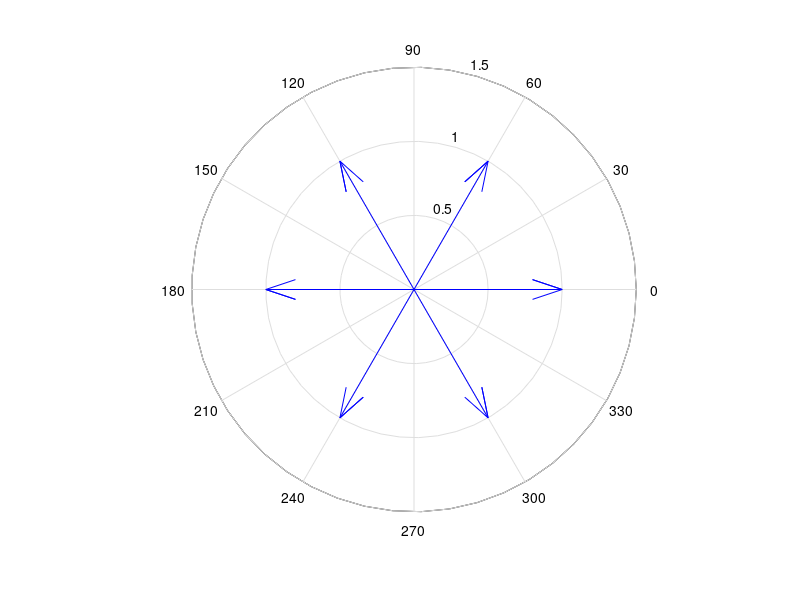
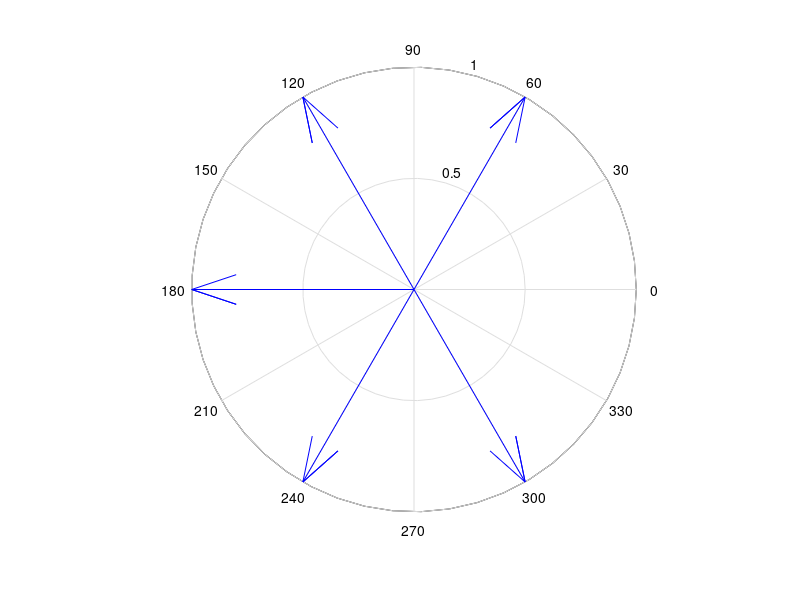
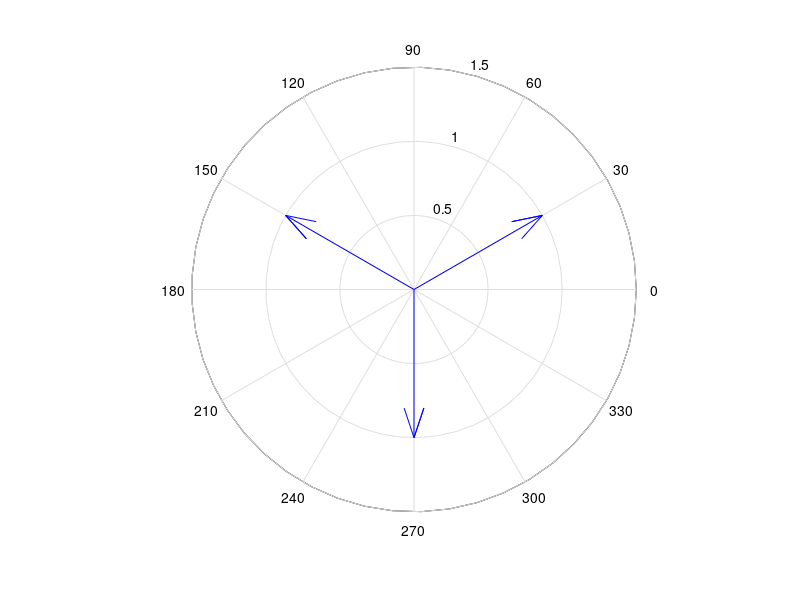

MATLAB code to generate these figures, in order:
clc;
clear;

% Aufgabe 1

zp = [4 0 0 0 -4];
np1 = [1 -2];
np2 = [1 2];
np = conv(np1, np2);
r = roots(zp);

[qp, rp] = deconv(zp, np);
[z xP g] = residue(rp, np);

printf("Nennerpolynom: "), polyout(np, "x")
printf("Nullstellen  Zaehlerpolynom: "), r
printf("Zerlegung zp/np in gebrochenrationale Funktion: "), polyout(qp, "x")
printf("Restanteil Zaehler: "), rp
printf("Restanteil Nenner: "), np
printf("Zaehler der Partialbrueche: "), z
printf("Polstellen der Partialbrueche: "), xP

% Aufgabe 2

% Aufgabe A-C können nur durch Partinalbrüche gelöst werden, da Nennerpolynom kleiner als Zählerpolynom
% Aufgabe D Hier ist das Nennerpolynoms höheren gGerades. Die Partinalbrüche werden wieder ausgerechnet und g gibt das ergebnis der Polynomdivision an

zpA = [2];
npA = [1 0 -1];
printf("Aufgabe a\n"); 
[z xP g] = residue(zpA, npA);
printf("Zaehler der Partialbrueche: "), z
printf("Polstellen der Partialbrueche: "), xP

zpB = [2 3];
npB = [1 3 2];
printf("Aufgabe b\n"); 
[z xP g] = residue(zpB, npB);
printf("Zaehler der Partialbrueche: "), z
printf("Polstellen der Partialbrueche: "), xP

zpC = [1 1 1 2];
npC = [1 0 3 0 2];
printf("Aufgabe c\n"); 
[z xP g] = residue(zpC, npC);
printf("Zaehler der Partialbrueche: "), z
printf("Polstellen der Partialbrueche: "), xP

zpD = [2 -14 14 30];
npD = [2 0 -4];
printf("Aufgabe d\n"); 
[z xP g] = residue(zpD, npD);
printf("Zaehler der Partialbrueche: "), z
printf("Polstellen der Partialbrueche: "), xP
printf("Ergebnis Polynomdivision: "), polyout(g, "x")

% Aufgabe 3

pA = [1 0 0 0 0 0 -1 0];
rA = roots(pA);
printf("Nullstellen aus Aufgabe a"), rA
figure(1), compass(rA)

pB = [1 1 1 1 1 1];
rB = roots(pB);
printf("Nullstellen aus Aufgabe b"), rB
figure(2), compass(rB)

pC = [1 0 0 -i]
rC = roots(pC);
printf("Nullstellen aus Aufgabe c"), rC
figure(3), compass(rC)